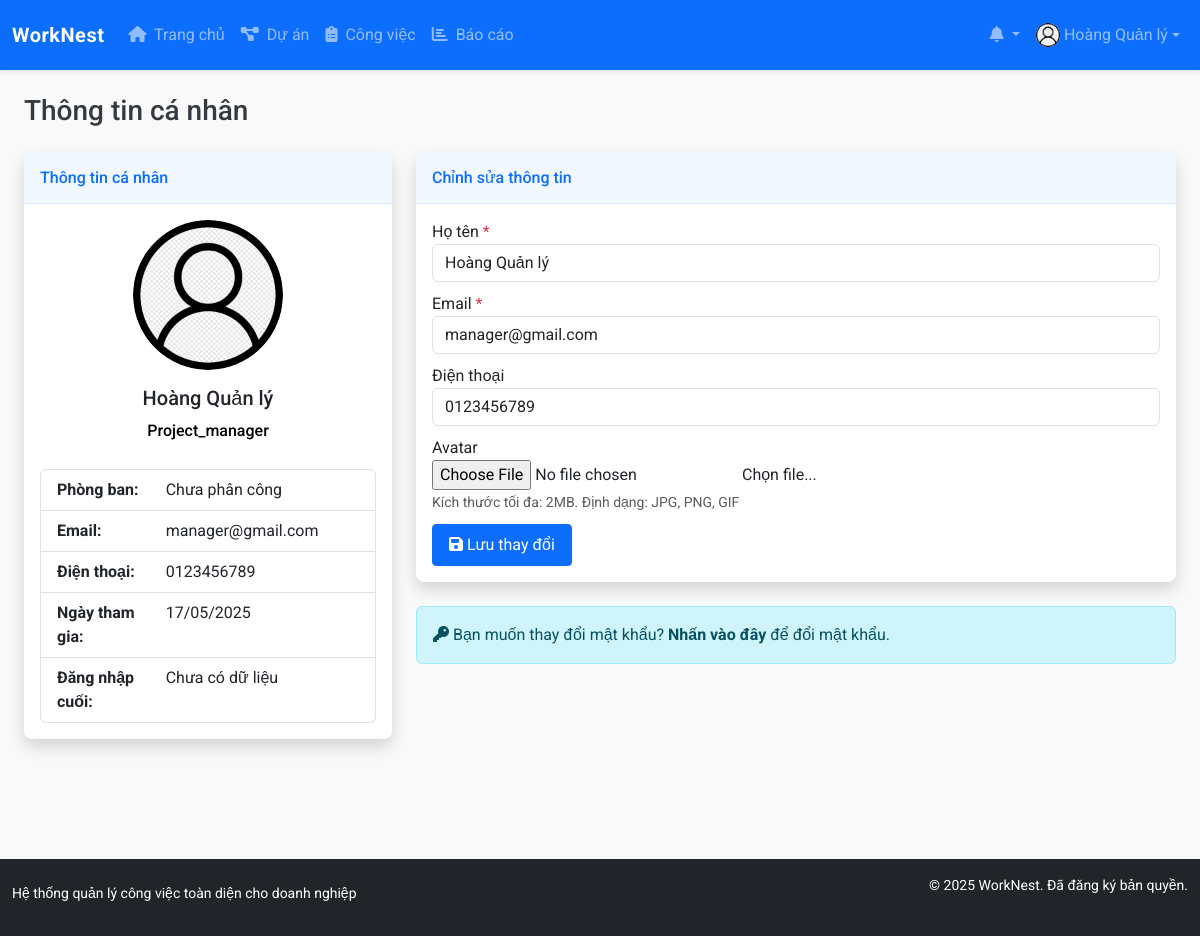
Page /modules/users/profile.php (signed in) on the committed database.
### tables this page shows
CREATE TABLE `users` (
  `id` int NOT NULL,
  `name` varchar(100) NOT NULL,
  `email` varchar(100) NOT NULL,
  `password` varchar(255) NOT NULL,
  `role` enum('admin','project_manager','department_manager','staff') NOT NULL DEFAULT 'staff',
  `department_id` int DEFAULT NULL,
  `phone` varchar(20) DEFAULT NULL,
  `avatar` varchar(255) DEFAULT 'assets/images/avatar-default.png',
  `created_at` datetime NOT NULL DEFAULT CURRENT_TIMESTAMP,
  `updated_at` datetime DEFAULT NULL ON UPDATE CURRENT_TIMESTAMP,
  `last_login` datetime DEFAULT NULL
);

### config/config.php (called while the page is built, shortened)
<?php
function is_logged_in() {
    return isset($_SESSION['user_id']);
}
function has_permission($required_role) {
    return $_SESSION['user_role'] === $required_role ||
           ($_SESSION['user_role'] === 'admin') ||
           ($required_role === 'department_manager' && $_SESSION['user_role'] === 'project_manager');
}
function format_date($date) {
    return date('d/m/Y', strtotime($date));
}
require_once ROOT_PATH . 'config/database.php';

### config/database.php (called while the page is built, shortened)
<?php
$conn = mysqli_connect(DB_HOST, DB_USER, DB_PASS, DB_NAME);
mysqli_set_charset($conn, "utf8mb4");
function query($sql) {
    global $conn;
    $result = mysqli_query($conn, $sql);
    return $result;
}
function fetch_array($result) {
    return mysqli_fetch_assoc($result);
}

### modules/users/profile.php (the view, shortened to what this page needs)
<?php
require_once '../../config/config.php';
$user_id = $_SESSION['user_id'];
$sql = "SELECT * FROM users WHERE id = $user_id";
$result = query($sql);
$user = fetch_array($result);
$department_name = 'Chưa phân công';
include_once '../../templates/header.php';
?>
<div class="container-fluid">
    <div class="d-sm-flex align-items-center justify-content-between mb-4">
        <h1 class="h3 mb-0 text-gray-800">Thông tin cá nhân</h1>
    </div>
    <div class="row">
        <div class="col-xl-4 col-lg-5">
            <div class="card shadow mb-4">
                <div class="card-header py-3">
                    <h6 class="m-0 font-weight-bold text-primary">Thông tin cá nhân</h6>
                </div>
                <div class="card-body">
                    <div class="text-center mb-4">
                        <img class="img-profile rounded-circle" src="<?php echo BASE_URL . $user['avatar']; ?>" width="150" height="150">
                        <h5 class="mt-3"><?php echo $user['name']; ?></h5>
                        <span class="badge badge-primary"><?php echo ucfirst($user['role']); ?></span>
                    </div>
                    <div class="list-group">
                        <div class="list-group-item">
                            <div class="row">
                                <div class="col-md-4"><strong>Phòng ban:</strong></div>
                                <div class="col-md-8"><?php echo $department_name; ?></div>
                            </div>
                        </div>
                        <div class="list-group-item">
                            <div class="row">
                                <div class="col-md-4"><strong>Email:</strong></div>
                                <div class="col-md-8"><?php echo $user['email']; ?></div>
                            </div>
                        </div>
                        <div class="list-group-item">
                            <div class="row">
                                <div class="col-md-4"><strong>Điện thoại:</strong></div>
                                <div class="col-md-8"><?php echo $user['phone'] ?: 'Chưa cập nhật'; ?></div>
                            </div>
                        </div>
                        <div class="list-group-item">
                            <div class="row">
                                <div class="col-md-4"><strong>Ngày tham gia:</strong></div>
                                <div class="col-md-8"><?php echo format_date($user['created_at']); ?></div>
                            </div>
                        </div>
                        <div class="list-group-item">
                            <div class="row">
                                <div class="col-md-4"><strong>Đăng nhập cuối:</strong></div>
                                <div class="col-md-8"><?php echo $user['last_login'] ? format_datetime($user['last_login']) : 'Chưa có dữ liệu'; ?></div>
                            </div>
                        </div>
                    </div>
                </div>
            </div>
        </div>
        <div class="col-xl-8 col-lg-7">
            <div class="card shadow mb-4">
                <div class="card-header py-3">
                    <h6 class="m-0 font-weight-bold text-primary">Chỉnh sửa thông tin</h6>
                </div>
                <div class="card-body">
                    <form action="" method="post" enctype="multipart/form-data">
                        <div class="form-group">
                            <label for="name">Họ tên <span class="text-danger">*</span></label>
                            <input type="text" class="form-control" id="name" name="name" required
                                   value="<?php echo isset($_POST['name']) ? htmlspecialchars($_POST['name']) : (isset($user['name']) && $user['name'] !== null ? htmlspecialchars($user['name']) : ''); ?>">
                        </div>
                        <div class="form-group">
                            <label for="email">Email <span class="text-danger">*</span></label>
                            <input type="email" class="form-control" id="email" name="email" required
                                   value="<?php echo isset($_POST['email']) ? htmlspecialchars($_POST['email']) : (isset($user['email']) && $user['email'] !== null ? htmlspecialchars($user['email']) : ''); ?>">
                        </div>
                        <div class="form-group">
                            <label for="phone">Điện thoại</label>
                            <input type="text" class="form-control" id="phone" name="phone"
                                   value="<?php echo isset($_POST['phone']) ? htmlspecialchars($_POST['phone']) : (isset($user['phone']) && $user['phone'] !== null ? htmlspecialchars($user['phone']) : ''); ?>">
                        </div>
                        <div class="form-group">
                            <label for="avatar">Avatar</label>
                            <div class="custom-file">
                                <input type="file" class="custom-file-input" id="avatar" name="avatar" accept="image/*">
                                <label class="custom-file-label" for="avatar">Chọn file...</label>
                            </div>
                            <small class="form-text text-muted">Kích thước tối đa: 2MB. Định dạng: JPG, PNG, GIF</small>
                        </div>
                        <button type="submit" class="btn btn-primary">
                            <i class="fas fa-save"></i> Lưu thay đổi
                        </button>
                    </form>
                </div>
            </div>
            <div class="alert alert-info">
                <i class="fas fa-key"></i> Bạn muốn thay đổi mật khẩu?
                <a href="change_password.php" class="alert-link">Nhấn vào đây</a> để đổi mật khẩu.
            </div>
        </div>
    </div>
</div>
<?php
include_once '../../templates/footer.php';
?>

### templates/header.php (shortened to what this page needs)
<!DOCTYPE html>
<html lang="vi">
<head>
    <link href="https://cdn.jsdelivr.net/npm/bootstrap@5.3.0-alpha1/dist/css/bootstrap.min.css" rel="stylesheet">
    <link rel="stylesheet" href="https://cdnjs.cloudflare.com/ajax/libs/font-awesome/6.4.0/css/all.min.css">
    <link rel="stylesheet" href="<?php echo BASE_URL; ?>assets/css/style.css">
</head>
<body>
    <?php if (is_logged_in()): ?>
        <nav class="navbar navbar-expand-lg navbar-dark bg-primary sticky-top">
            <div class="container-fluid">
                <a class="navbar-brand d-flex align-items-center justify-content-evenly" href="<?php echo BASE_URL; ?>">
                    <span class="fw-bold">WorkNest</span>
                </a>
                <div class="collapse navbar-collapse" id="navbarNav">
                    <ul class="navbar-nav me-auto">
                        <li class="nav-item">
                            <a class="nav-link" href="<?php echo BASE_URL; ?>">
                                <i class="fas fa-home me-1"></i> Trang chủ
                            </a>
                        </li>
                        <?php if (has_permission('project_manager') || has_permission('department_manager')): ?>
                            <li class="nav-item">
                                <a class="nav-link" href="<?php echo BASE_URL; ?>modules/projects/">
                                    <i class="fas fa-project-diagram me-1"></i> Dự án
                                </a>
                            </li>
                        <?php endif; ?>
                        <li class="nav-item">
                            <a class="nav-link" href="<?php echo BASE_URL; ?>modules/tasks/">
                                <i class="fas fa-clipboard-list me-1"></i> Công việc
                            </a>
                        </li>
                        <?php if (has_permission('project_manager') || has_permission('department_manager')): ?>
                            <li class="nav-item">
                                <a class="nav-link" href="<?php echo BASE_URL; ?>modules/reports/">
                                    <i class="fas fa-chart-bar me-1"></i> Báo cáo
                                </a>
                            </li>
                        <?php endif; ?>
                    </ul>
                    <ul class="navbar-nav">
                        <li class="nav-item dropdown">
                            <a class="nav-link dropdown-toggle position-relative" href="#" id="notificationsDropdown"
                                role="button" data-bs-toggle="dropdown" aria-expanded="false">
                                <i class="fas fa-bell"></i>
                            </a>
                        </li>
                        <li class="nav-item dropdown">
                            <a class="nav-link dropdown-toggle d-flex align-items-center justify-content-evenly" href="#" id="userDropdown"
                                role="button" data-bs-toggle="dropdown" aria-expanded="false">
                                <?php
                                $current_user_id = $_SESSION['user_id'];
                                $user_sql = "SELECT * FROM users WHERE id = $current_user_id";
                                $user_result = query($user_sql);
                                $user_data = fetch_array($user_result);
                                ?>
                                <img src="<?php echo BASE_URL . $user_data['avatar']; ?>" class="rounded-circle me-1"
                                    alt="Avatar" style="width: 24px; height: 24px; object-fit: cover;">
                                <span class="d-none d-lg-inline-block"><?php echo $user_data['name']; ?></span>
                            </a>
                        </li>
                    </ul>
                </div>
            </div>
        </nav>
    <?php endif; ?>
    <div class="container-fluid mt-4 pb-5">

### assets/css/style.css (style rules this page uses)
:root { --primary-color: #0d6efd; --primary-hover: #0a58ca; --secondary-color: #6c757d; --dark-color: #343a40; --light-color: #f8f9fa; --gray-100: #f8f9fa; --gray-200: #e9ecef; --gray-300: #dee2e6; --gray-400: #ced4da; --gray-500: #adb5bd; --gray-600: #6c757d; --gray-700: #495057; --gray-800: #343a40; --gray-900: #212529; }
a { text-decoration: none; }
body { font-family: 'Roboto', sans-serif; background-color: #f9f9f9; color: var(--gray-800); min-height: 100vh; display: flex; flex-direction: column; justify-content: space-between; }
.navbar-dark.bg-primary { height: 70px; box-shadow: 0 2px 4px rgba(0, 0, 0, 0.1); }
.navbar-brand { font-weight: 700; letter-spacing: 0.5px; }
.card { border: none; box-shadow: 0 0.125rem 0.25rem rgba(0, 0, 0, 0.075); transition: all 0.3s ease; border-radius: 0.5rem; overflow: hidden; }
.card-header { background-color: rgba(13, 110, 253, 0.05); border-bottom: 1px solid rgba(13, 110, 253, 0.1); font-weight: 500; }
.btn { border-radius: 0.25rem; padding: 0.5rem 1rem; transition: all 0.2s ease; }
.btn-primary { background-color: var(--primary-color); border-color: var(--primary-color); }
.badge { color: black; font-size: 16px; font-weight: 500; padding: 0.35em 0.65em; }
.form-group { margin-bottom: 10px; }

### rows in the picture
users: avatar (placeholder picture), name "Hoàng Quản lý", role "Project_manager", email "manager@gmail.com", phone "0123456789", created_at "17/05/2025"

### other values in the picture
$department_name "Chưa phân công"
